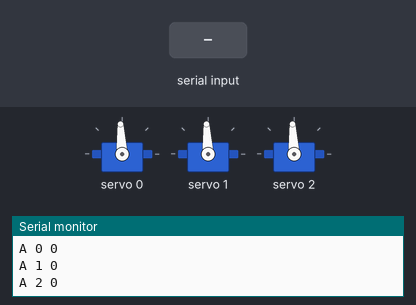
This sketch was run on a simulated Arduino Uno, built with avr-gcc and run on an emulated ATmega328P. On the bench: 3 × servo, the last lines printed to the serial monitor. Inputs (shaded band) come from the test bench.

Above: at 1.2 s.
1.3 s: "T  45\n" received over Serial
At 1.71 s:
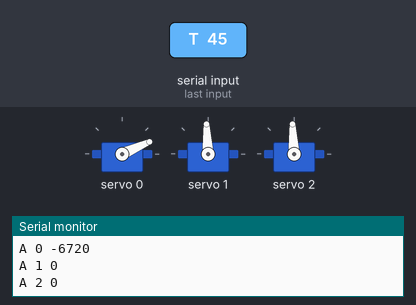
At 3.1 s:
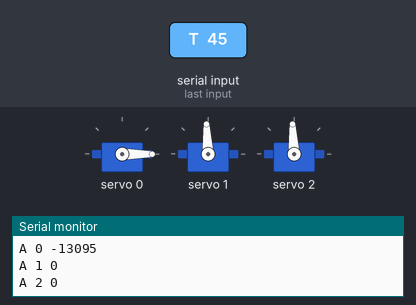
Timing chart, 0 to 4.6 s (numbered marks = the images above; inputs shaded):
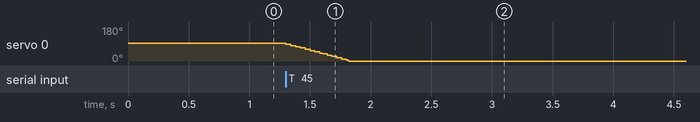

The sketch:

torque_servo.ino
```cpp
// Torque servo firmware reference — Arduino + PCA9685 (16ch, I2C 0x40).
// Implements the wire protocol Torque's SerialBackend speaks:
//
//   receives:  "T <channel> <pulse_us>\n"   -> set servo pulse
//   sends:     "A <channel> <angle_cdeg>\n" -> feedback (here: commanded
//               position slewed toward target, standing in for encoders)
//
// Wiring: PCA9685 VCC->5V, GND->GND, SDA->A4, SCL->A5 (Uno), servos on
// channels 0..2. Upload, then:
//   torque run examples/07_arm_sim.tq --backend serial --port /dev/ttyACM0

#include <Wire.h>
#include <Adafruit_PWMServoDriver.h>

Adafruit_PWMServoDriver pwm = Adafruit_PWMServoDriver(0x40);

const uint8_t N_JOINTS = 3;
const int PULSE_MIN = 500;    // us at -90 deg
const int PULSE_MAX = 2500;   // us at +90 deg

float curDeg[N_JOINTS]  = {0, 0, 0};
float tgtDeg[N_JOINTS]  = {0, 0, 0};

unsigned long lastStepMs = 0;
unsigned long lastReportMs = 0;
String rxBuf = "";

void setup() {
  Serial.begin(115200);
  pwm.begin();
  pwm.setOscillatorFrequency(27000000);
  pwm.setPWMFreq(50);          // standard servo update rate
  Wire.setClock(400000);
}

int angleToPulse(float deg) {
  float f = constrain(deg, -90.0, 90.0) / 90.0;   // -1..1
  return PULSE_MIN + (int)((f + 1.0) * 0.5 * (PULSE_MAX - PULSE_MIN));
}

void applyAll() {
  for (uint8_t ch = 0; ch < N_JOINTS; ch++) {
    pwm.writeMicroseconds(ch, angleToPulse(curDeg[ch]));
  }
}

void loop() {
  unsigned long now = millis();

  // Parse one line per loop iteration at most.
  while (Serial.available()) {
    char c = Serial.read();
    if (c == '\n') {
      int sp1 = rxBuf.indexOf(' ');
      int sp2 = rxBuf.indexOf(' ', sp1 + 1);
      if (rxBuf.startsWith("T ") && sp2 > 0) {
        int ch = rxBuf.substring(2, sp1).toInt();
        int us = rxBuf.substring(sp2 + 1).toInt();
        if (ch >= 0 && ch < N_JOINTS) {
          tgtDeg[ch] = ((us - PULSE_MIN) * 180.0 / (PULSE_MAX - PULSE_MIN)) - 90.0;
        }
      }
      rxBuf = "";
    } else {
      rxBuf += c;
    }
  }

  // Slew toward targets (~160 deg/s), then push pulses.
  if (now - lastStepMs >= 20) {
    float dt = (now - lastStepMs) / 1000.0;
    lastStepMs = now;
    for (uint8_t ch = 0; ch < N_JOINTS; ch++) {
      float d = tgtDeg[ch] - curDeg[ch];
      float step = constrain(d, -160.0 * dt, 160.0 * dt);
      curDeg[ch] += step;
    }
    applyAll();
  }

  // Stream feedback at ~20 Hz.
  if (now - lastReportMs >= 50) {
    lastReportMs = now;
    for (uint8_t ch = 0; ch < N_JOINTS; ch++) {
      Serial.print("A "); Serial.print(ch); Serial.print(' ');
      Serial.println((int)(curDeg[ch] * 100));   // centi-degrees
    }
  }
}
```

Measured:
- after the input at 1.3 s, servo 0: moves from 93° to 0° over 0.52 s, starting at once
